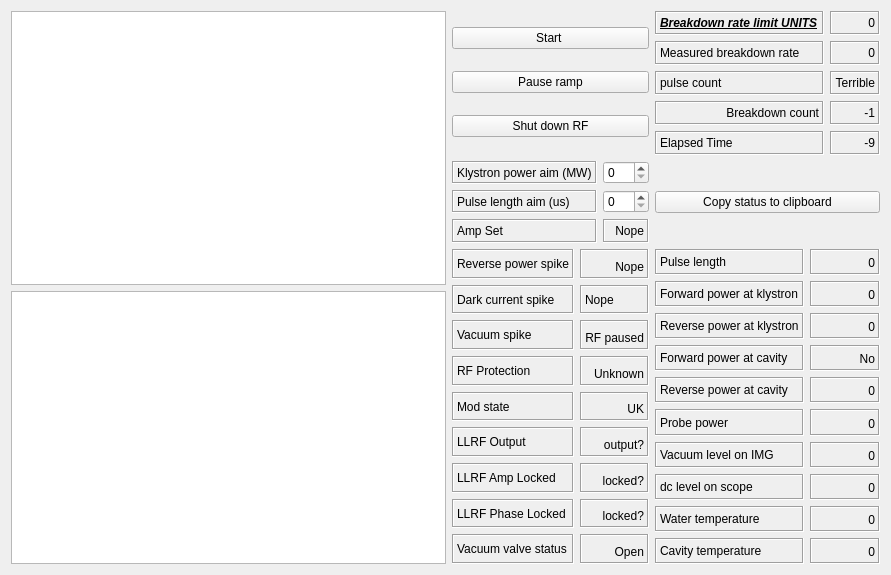
   <widget class="QWidget" name="layoutWidget">
    <property name="geometry">
     <rect>
      <x>51</x>
      <y>21</y>
      <width>891</width>
      <height>575</height>
     </rect>
    </property>
    <layout class="QGridLayout" name="gridLayout_6">
     <item row="2" column="2">
      <layout class="QGridLayout" name="gridLayout_2">
       <item row="6" column="1">
        <widget class="QLabel" name="vac_level_outputwidget">
         <property name="frameShape">
          <enum>QFrame::Box</enum>
         </property>
         <property name="frameShadow">
          <enum>QFrame::Sunken</enum>
         </property>
         <property name="text">
          <string>0</string>
         </property>
         <property name="alignment">
          <set>Qt::AlignAbsolute|Qt::AlignBottom|Qt::AlignCenter|Qt::AlignHCenter|Qt::AlignHorizontal_Mask|Qt::AlignJustify|Qt::AlignLeading|Qt::AlignLeft|Qt::AlignRight|Qt::AlignTop|Qt::AlignTrailing|Qt::AlignVCenter|Qt::AlignVertical_Mask</set>
         </property>
        </widget>
       </item>
       <item row="5" column="1">
        <widget class="QLabel" name="probe_power_outputwidget">
         <property name="frameShape">
          <enum>QFrame::Box</enum>
         </property>
         <property name="frameShadow">
          <enum>QFrame::Sunken</enum>
         </property>
         <property name="text">
          <string>0</string>
         </property>
         <property name="alignment">
          <set>Qt::AlignAbsolute|Qt::AlignBottom|Qt::AlignCenter|Qt::AlignHCenter|Qt::AlignHorizontal_Mask|Qt::AlignJustify|Qt::AlignLeading|Qt::AlignLeft|Qt::AlignRight|Qt::AlignTop|Qt::AlignTrailing|Qt::AlignVCenter|Qt::AlignVertical_Mask</set>
         </property>
        </widget>
       </item>
       <item row="6" column="0">
        <widget class="QLabel" name="vac_level_label">
         <property name="frameShape">
          <enum>QFrame::Box</enum>
         </property>
         <property name="frameShadow">
          <enum>QFrame::Sunken</enum>
         </property>
         <property name="text">
          <string>Vacuum level on IMG</string>
         </property>
         <property name="scaledContents">
          <bool>false</bool>
         </property>
        </widget>
       </item>
       <item row="9" column="1">
        <widget class="QLabel" name="cav_temp_outputwidget">
         <property name="frameShape">
          <enum>QFrame::Box</enum>
         </property>
         <property name="frameShadow">
          <enum>QFrame::Sunken</enum>
         </property>
         <property name="text">
          <string>0</string>
         </property>
         <property name="alignment">
          <set>Qt::AlignAbsolute|Qt::AlignBottom|Qt::AlignCenter|Qt::AlignHCenter|Qt::AlignHorizontal_Mask|Qt::AlignJustify|Qt::AlignLeading|Qt::AlignLeft|Qt::AlignRight|Qt::AlignTop|Qt::AlignTrailing|Qt::AlignVCenter|Qt::AlignVertical_Mask</set>
         </property>
        </widget>
       </item>
       <item row="9" column="0">
        <widget class="QLabel" name="cav_temp_label">
         <property name="frameShape">
          <enum>QFrame::Box</enum>
         </property>
         <property name="frameShadow">
          <enum>QFrame::Sunken</enum>
         </property>
         <property name="text">
          <string>Cavity temperature</string>
         </property>
         <property name="scaledContents">
          <bool>false</bool>
         </property>
        </widget>
       </item>
       <item row="0" column="1">
        <widget class="QLabel" name="pulse_length_outputwidget">
         <property name="frameShape">
          <enum>QFrame::Box</enum>
         </property>
         <property name="frameShadow">
          <enum>QFrame::Sunken</enum>
         </property>
         <property name="text">
          <string>0</string>
         </property>
         <property name="scaledContents">
          <bool>false</bool>
         </property>
         <property name="alignment">
          <set>Qt::AlignBottom|Qt::AlignRight|Qt::AlignTrailing</set>
         </property>
         <property name="indent">
          <number>-1</number>
         </property>
        </widget>
       </item>
       <item row="4" column="0">
        <widget class="QLabel" name="rev_cav_power_label">
         <property name="frameShape">
          <enum>QFrame::Box</enum>
         </property>
         <property name="frameShadow">
          <enum>QFrame::Sunken</enum>
         </property>
         <property name="text">
          <string>Reverse power at cavity</string>
         </property>
         <property name="scaledContents">
          <bool>false</bool>
         </property>
        </widget>
       </item>
       <item row="8" column="1">
        <widget class="QLabel" name="water_temp_outputwidget">
         <property name="frameShape">
          <enum>QFrame::Box</enum>
         </property>
         <property name="frameShadow">
          <enum>QFrame::Sunken</enum>
         </property>
         <property name="text">
          <string>0</string>
         </property>
         <property name="alignment">
          <set>Qt::AlignAbsolute|Qt::AlignBottom|Qt::AlignCenter|Qt::AlignHCenter|Qt::AlignHorizontal_Mask|Qt::AlignJustify|Qt::AlignLeading|Qt::AlignLeft|Qt::AlignRight|Qt::AlignTop|Qt::AlignTrailing|Qt::AlignVCenter|Qt::AlignVertical_Mask</set>
         </property>
        </widget>
       </item>
       <item row="1" column="1">
        <widget class="QLabel" name="fwd_kly_power_outputwidget">
         <property name="frameShape">
          <enum>QFrame::Box</enum>
         </property>
         <property name="frameShadow">
          <enum>QFrame::Sunken</enum>
         </property>
         <property name="text">
          <string>0</string>
         </property>
         <property name="alignment">
          <set>Qt::AlignAbsolute|Qt::AlignBottom|Qt::AlignCenter|Qt::AlignHCenter|Qt::AlignHorizontal_Mask|Qt::AlignJustify|Qt::AlignLeading|Qt::AlignLeft|Qt::AlignRight|Qt::AlignTop|Qt::AlignTrailing|Qt::AlignVCenter|Qt::AlignVertical_Mask</set>
         </property>
        </widget>
       </item>
       <item row="0" column="0">
        <widget class="QLabel" name="pulse_length_label">
         <property name="frameShape">
          <enum>QFrame::Box</enum>
         </property>
         <property name="frameShadow">
          <enum>QFrame::Sunken</enum>
         </property>
         <property name="text">
          <string>Pulse length</string>
         </property>
         <property name="scaledContents">
          <bool>false</bool>
         </property>
        </widget>
       </item>
       <item row="8" column="0">
        <widget class="QLabel" name="water_temp_label">
         <property name="frameShape">
          <enum>QFrame::Box</enum>
         </property>
         <property name="frameShadow">
          <enum>QFrame::Sunken</enum>
         </property>
         <property name="text">
          <string>Water temperature</string>
         </property>
         <property name="scaledContents">
          <bool>false</bool>
         </property>
        </widget>
       </item>
       <item row="2" column="1">
        <widget class="QLabel" name="rev_kly_power_outputwidget">
         <property name="frameShape">
          <enum>QFrame::Box</enum>
         </property>
         <property name="frameShadow">
          <enum>QFrame::Sunken</enum>
         </property>
         <property name="text">
          <string>0</string>
         </property>
         <property name="alignment">
          <set>Qt::AlignAbsolute|Qt::AlignBottom|Qt::AlignCenter|Qt::AlignHCenter|Qt::AlignHorizontal_Mask|Qt::AlignJustify|Qt::AlignLeading|Qt::AlignLeft|Qt::AlignRight|Qt::AlignTop|Qt::AlignTrailing|Qt::AlignVCenter|Qt::AlignVertical_Mask</set>
         </property>
        </widget>
       </item>
       <item row="4" column="1">
        <widget class="QLabel" name="rev_cav_power_outputwidget">
         <property name="frameShape">
          <enum>QFrame::Box</enum>
         </property>
         <property name="frameShadow">
          <enum>QFrame::Sunken</enum>
         </property>
         <property name="text">
          <string>0</string>
         </property>
         <property name="alignment">
          <set>Qt::AlignAbsolute|Qt::AlignBottom|Qt::AlignCenter|Qt::AlignHCenter|Qt::AlignHorizontal_Mask|Qt::AlignJustify|Qt::AlignLeading|Qt::AlignLeft|Qt::AlignRight|Qt::AlignTop|Qt::AlignTrailing|Qt::AlignVCenter|Qt::AlignVertical_Mask</set>
         </property>
        </widget>
       </item>
       <item row="1" column="0">
        <widget class="QLabel" name="fwd_kly_power_label">
         <property name="frameShape">
          <enum>QFrame::Box</enum>
         </property>
         <property name="frameShadow">
          <enum>QFrame::Sunken</enum>
         </property>
         <property name="text">
          <string>Forward power at klystron</string>
         </property>
         <property name="scaledContents">
          <bool>false</bool>
         </property>
        </widget>
       </item>
       <item row="2" column="0">
        <widget class="QLabel" name="rev_kly_power_label">
         <property name="frameShape">
          <enum>QFrame::Box</enum>
         </property>
         <property name="frameShadow">
          <enum>QFrame::Sunken</enum>
         </property>
         <property name="text">
          <string>Reverse power at klystron</string>
         </property>
         <property name="scaledContents">
          <bool>false</bool>
         </property>
        </widget>
       </item>
       <item row="3" column="1">
        <widget class="QLabel" name="fwd_cav_power_outputwidget">
         <property name="frameShape">
          <enum>QFrame::Box</enum>
         </property>
         <property name="frameShadow">
          <enum>QFrame::Sunken</enum>
         </property>
         <property name="text">
          <string>No</string>
         </property>
         <property name="alignment">
          <set>Qt::AlignAbsolute|Qt::AlignBottom|Qt::AlignCenter|Qt::AlignHCenter|Qt::AlignHorizontal_Mask|Qt::AlignJustify|Qt::AlignLeading|Qt::AlignLeft|Qt::AlignRight|Qt::AlignTop|Qt::AlignTrailing|Qt::AlignVCenter|Qt::AlignVertical_Mask</set>
         </property>
        </widget>
       </item>
       <item row="3" column="0">
        <widget class="QLabel" name="fwd_cav_power_label">
         <property name="frameShape">
          <enum>QFrame::Box</enum>
         </property>
         <property name="frameShadow">
          <enum>QFrame::Sunken</enum>
         </property>
         <property name="text">
          <string>Forward power at cavity</string>
         </property>
         <property name="scaledContents">
          <bool>false</bool>
         </property>
        </widget>
       </item>
       <item row="5" column="0">
        <widget class="QLabel" name="probe_power_label">
         <property name="frameShape">
          <enum>QFrame::Box</enum>
         </property>
         <property name="frameShadow">
          <enum>QFrame::Sunken</enum>
         </property>
         <property name="text">
          <string>Probe power</string>
         </property>
         <property name="scaledContents">
          <bool>false</bool>
         </property>
        </widget>
       </item>
       <item row="7" column="0">
        <widget class="QLabel" name="dc_level_label">
         <property name="frameShape">
          <enum>QFrame::Box</enum>
         </property>
         <property name="frameShadow">
          <enum>QFrame::Sunken</enum>
         </property>
         <property name="text">
          <string>dc level on scope</string>
         </property>
         <property name="scaledContents">
          <bool>false</bool>
         </property>
        </widget>
       </item>
       <item row="7" column="1">
        <widget class="QLabel" name="dc_level_outputwidget">
         <property name="frameShape">
          <enum>QFrame::Box</enum>
         </property>
         <property name="frameShadow">
          <enum>QFrame::Sunken</enum>
         </property>
         <property name="text">
          <string>0</string>
         </property>
         <property name="alignment">
          <set>Qt::AlignAbsolute|Qt::AlignBottom|Qt::AlignCenter|Qt::AlignHCenter|Qt::AlignHorizontal_Mask|Qt::AlignJustify|Qt::AlignLeading|Qt::AlignLeft|Qt::AlignRight|Qt::AlignTop|Qt::AlignTrailing|Qt::AlignVCenter|Qt::AlignVertical_Mask</set>
         </property>
        </widget>
       </item>
      </layout>
     </item>
     <item row="0" column="2">
      <layout class="QGridLayout" name="gridLayout_4">
       <item row="0" column="0">
        <widget class="QLabel" name="breakdown_rate_limit_label">
         <property name="font">
          <font>
           <weight>75</weight>
           <italic>true</italic>
           <bold>true</bold>
           <underline>true</underline>
          </font>
         </property>
         <property name="frameShape">
          <enum>QFrame::Box</enum>
         </property>
         <property name="frameShadow">
          <enum>QFrame::Sunken</enum>
         </property>
         <property name="text">
          <string>Breakdown rate limit UNITS</string>
         </property>
         <property name="scaledContents">
          <bool>false</bool>
         </property>
        </widget>
       </item>
       <item row="1" column="0">
        <widget class="QLabel" name="measured_breakdown_rate_label">
         <property name="frameShape">
          <enum>QFrame::Box</enum>
         </property>
         <property name="frameShadow">
          <enum>QFrame::Sunken</enum>
         </property>
         <property name="text">
          <string>Measured breakdown rate</string>
         </property>
         <property name="scaledContents">
          <bool>false</bool>
         </property>
        </widget>
       </item>
       <item row="2" column="0">
        <widget class="QLabel" name="pulse_count_label">
         <property name="font">
          <font>
           <weight>50</weight>
           <italic>false</italic>
           <bold>false</bold>
           <underline>false</underline>
          </font>
         </property>
         <property name="frameShape">
          <enum>QFrame::Box</enum>
         </property>
         <property name="frameShadow">
          <enum>QFrame::Sunken</enum>
         </property>
         <property name="text">
          <string>pulse count</string>
         </property>
         <property name="scaledContents">
          <bool>false</bool>
         </property>
        </widget>
       </item>
       <item row="0" column="1">
        <widget class="QLabel" name="breakdown_rate_limit_outputwidget">
         <property name="frameShape">
          <enum>QFrame::Box</enum>
         </property>
         <property name="frameShadow">
          <enum>QFrame::Sunken</enum>
         </property>
         <property name="text">
          <string>0</string>
         </property>
         <property name="alignment">
          <set>Qt::AlignAbsolute|Qt::AlignBottom|Qt::AlignCenter|Qt::AlignHCenter|Qt::AlignHorizontal_Mask|Qt::AlignJustify|Qt::AlignLeading|Qt::AlignLeft|Qt::AlignRight|Qt::AlignTop|Qt::AlignTrailing|Qt::AlignVCenter|Qt::AlignVertical_Mask</set>
         </property>
        </widget>
       </item>
       <item row="1" column="1">
        <widget class="QLabel" name="measured_breakdown_rate_outputwidget">
         <property name="frameShape">
          <enum>QFrame::Box</enum>
         </property>
         <property name="frameShadow">
          <enum>QFrame::Sunken</enum>
         </property>
         <property name="text">
          <string>0</string>
         </property>
         <property name="alignment">
          <set>Qt::AlignAbsolute|Qt::AlignBottom|Qt::AlignCenter|Qt::AlignHCenter|Qt::AlignHorizontal_Mask|Qt::AlignJustify|Qt::AlignLeading|Qt::AlignLeft|Qt::AlignRight|Qt::AlignTop|Qt::AlignTrailing|Qt::AlignVCenter|Qt::AlignVertical_Mask</set>
         </property>
        </widget>
       </item>
       <item row="2" column="1">
        <widget class="QLabel" name="pulse_count_outputwidget">
         <property name="frameShape">
          <enum>QFrame::Box</enum>
         </property>
         <property name="frameShadow">
          <enum>QFrame::Sunken</enum>
         </property>
         <property name="text">
          <string>Terrible</string>
         </property>
         <property name="alignment">
          <set>Qt::AlignAbsolute|Qt::AlignBottom|Qt::AlignCenter|Qt::AlignHCenter|Qt::AlignHorizontal_Mask|Qt::AlignJustify|Qt::AlignLeading|Qt::AlignLeft|Qt::AlignRight|Qt::AlignTop|Qt::AlignTrailing|Qt::AlignVCenter|Qt::AlignVertical_Mask</set>
         </property>
        </widget>
       </item>
       <item row="3" column="0">
        <widget class="QLabel" name="breakdown_count_label">
         <property name="frameShape">
          <enum>QFrame::Box</enum>
         </property>
         <property name="frameShadow">
          <enum>QFrame::Sunken</enum>
         </property>
         <property name="text">
          <string>Breakdown count</string>
         </property>
         <property name="alignment">
          <set>Qt::AlignAbsolute|Qt::AlignBottom|Qt::AlignCenter|Qt::AlignHCenter|Qt::AlignHorizontal_Mask|Qt::AlignJustify|Qt::AlignLeading|Qt::AlignLeft|Qt::AlignRight|Qt::AlignTop|Qt::AlignTrailing|Qt::AlignVCenter|Qt::AlignVertical_Mask</set>
         </property>
        </widget>
       </item>
       <item row="4" column="0">
        <widget class="QLabel" name="elapse_time_label">
         <property name="frameShape">
          <enum>QFrame::Box</enum>
         </property>
         <property name="frameShadow">
          <enum>QFrame::Sunken</enum>
         </property>
         <property name="text">
          <string>Elapsed Time</string>
         </property>
         <property name="scaledContents">
          <bool>false</bool>
         </property>
        </widget>
       </item>
       <item row="3" column="1">
        <widget class="QLabel" name="breakdown_count_outputwidget">
         <property name="frameShape">
          <enum>QFrame::Box</enum>
         </property>
         <property name="frameShadow">
          <enum>QFrame::Sunken</enum>
         </property>
         <property name="text">
          <string>-1</string>
         </property>
         <property name="alignment">
          <set>Qt::AlignAbsolute|Qt::AlignBottom|Qt::AlignCenter|Qt::AlignHCenter|Qt::AlignHorizontal_Mask|Qt::AlignJustify|Qt::AlignLeading|Qt::AlignLeft|Qt::AlignRight|Qt::AlignTop|Qt::AlignTrailing|Qt::AlignVCenter|Qt::AlignVertical_Mask</set>
         </property>
        </widget>
       </item>
       <item row="4" column="1">
        <widget class="QLabel" name="elapsed_time_outputwidget">
         <property name="frameShape">
          <enum>QFrame::Box</enum>
         </property>
         <property name="frameShadow">
          <enum>QFrame::Sunken</enum>
         </property>
         <property name="text">
          <string>-9</string>
         </property>
         <property name="alignment">
          <set>Qt::AlignAbsolute|Qt::AlignBottom|Qt::AlignCenter|Qt::AlignHCenter|Qt::AlignHorizontal_Mask|Qt::AlignJustify|Qt::AlignLeading|Qt::AlignLeft|Qt::AlignRight|Qt::AlignTop|Qt::AlignTrailing|Qt::AlignVCenter|Qt::AlignVertical_Mask</set>
         </property>
        </widget>
       </item>
      </layout>
     </item>
     <item row="1" column="2">
      <widget class="QPushButton" name="copy_to_clipboard_button">
       <property name="toolTip">
        <string>For the log!</string>
       </property>
       <property name="text">
        <string>Copy status to clipboard</string>
       </property>
       <property name="checkable">
        <bool>false</bool>
       </property>
      </widget>
     </item>
     <item row="2" column="1">
      <layout class="QGridLayout" name="gridLayout_3">
       <item row="5" column="0">
        <widget class="QLabel" name="llrf_output_label">
         <property name="frameShape">
          <enum>QFrame::Box</enum>
         </property>
         <property name="frameShadow">
          <enum>QFrame::Sunken</enum>
         </property>
         <property name="text">
          <string>LLRF Output</string>
         </property>
         <property name="scaledContents">
          <bool>false</bool>
         </property>
        </widget>
       </item>
       <item row="2" column="0">
        <widget class="QLabel" name="vac_spike_label">
         <property name="frameShape">
          <enum>QFrame::Box</enum>
         </property>
         <property name="frameShadow">
          <enum>QFrame::Sunken</enum>
         </property>
         <property name="text">
          <string>Vacuum spike</string>
         </property>
         <property name="scaledContents">
          <bool>false</bool>
         </property>
        </widget>
       </item>
       <item row="2" column="1" colspan="2">
        <widget class="QLabel" name="vac_spike_status_outputwidget">
         <property name="frameShape">
          <enum>QFrame::Box</enum>
         </property>
         <property name="frameShadow">
          <enum>QFrame::Sunken</enum>
         </property>
         <property name="text">
          <string>RF paused</string>
         </property>
         <property name="alignment">
          <set>Qt::AlignAbsolute|Qt::AlignBottom|Qt::AlignCenter|Qt::AlignHCenter|Qt::AlignHorizontal_Mask|Qt::AlignJustify|Qt::AlignLeading|Qt::AlignLeft|Qt::AlignRight|Qt::AlignTop|Qt::AlignTrailing|Qt::AlignVCenter|Qt::AlignVertical_Mask</set>
         </property>
        </widget>
       </item>
       <item row="1" column="0">
        <widget class="QLabel" name="DC_spike_label">
         <property name="frameShape">
          <enum>QFrame::Box</enum>
         </property>
         <property name="frameShadow">
          <enum>QFrame::Sunken</enum>
         </property>
         <property name="text">
          <string>Dark current spike</string>
         </property>
         <property name="scaledContents">
          <bool>false</bool>
         </property>
        </widget>
       </item>
       <item row="3" column="0">
        <widget class="QLabel" name="RF_protection_label">
         <property name="frameShape">
          <enum>QFrame::Box</enum>
         </property>
         <property name="frameShadow">
          <enum>QFrame::Sunken</enum>
         </property>
         <property name="text">
          <string>RF Protection</string>
         </property>
         <property name="scaledContents">
          <bool>false</bool>
         </property>
        </widget>
       </item>
       <item row="1" column="1" colspan="2">
        <widget class="QLabel" name="DC_spike_status_outputwidget">
         <property name="frameShape">
          <enum>QFrame::Box</enum>
         </property>
         <property name="frameShadow">
          <enum>QFrame::Sunken</enum>
         </property>
         <property name="text">
          <string>Nope</string>
         </property>
         <property name="alignment">
          <set>Qt::AlignLeading|Qt::AlignLeft|Qt::AlignVCenter</set>
         </property>
        </widget>
       </item>
       <item row="3" column="1" colspan="2">
        <widget class="QLabel" name="RF_protection_outputwidget">
         <property name="frameShape">
          <enum>QFrame::Box</enum>
         </property>
         <property name="frameShadow">
          <enum>QFrame::Sunken</enum>
         </property>
         <property name="text">
          <string>Unknown</string>
         </property>
         <property name="alignment">
          <set>Qt::AlignAbsolute|Qt::AlignBottom|Qt::AlignCenter|Qt::AlignHCenter|Qt::AlignHorizontal_Mask|Qt::AlignJustify|Qt::AlignLeading|Qt::AlignLeft|Qt::AlignRight|Qt::AlignTop|Qt::AlignTrailing|Qt::AlignVCenter|Qt::AlignVertical_Mask</set>
         </property>
        </widget>
       </item>
       <item row="4" column="1" colspan="2">
        <widget class="QLabel" name="mod_state_outputwidget">
         <property name="frameShape">
          <enum>QFrame::Box</enum>
         </property>
         <property name="frameShadow">
          <enum>QFrame::Sunken</enum>
         </property>
         <property name="text">
          <string>UK</string>
         </property>
         <property name="alignment">
          <set>Qt::AlignAbsolute|Qt::AlignBottom|Qt::AlignCenter|Qt::AlignHCenter|Qt::AlignHorizontal_Mask|Qt::AlignJustify|Qt::AlignLeading|Qt::AlignLeft|Qt::AlignRight|Qt::AlignTop|Qt::AlignTrailing|Qt::AlignVCenter|Qt::AlignVertical_Mask</set>
         </property>
        </widget>
       </item>
       <item row="4" column="0">
        <widget class="QLabel" name="rf_mod_label">
         <property name="frameShape">
          <enum>QFrame::Box</enum>
         </property>
         <property name="frameShadow">
          <enum>QFrame::Sunken</enum>
         </property>
         <property name="text">
          <string>Mod state</string>
         </property>
         <property name="scaledContents">
          <bool>false</bool>
         </property>
        </widget>
       </item>
       <item row="6" column="0">
        <widget class="QLabel" name="llrf_ff_amp_locked_label">
         <property name="frameShape">
          <enum>QFrame::Box</enum>
         </property>
         <property name="frameShadow">
          <enum>QFrame::Sunken</enum>
         </property>
         <property name="text">
          <string>LLRF Amp Locked</string>
         </property>
         <property name="scaledContents">
          <bool>false</bool>
         </property>
        </widget>
       </item>
       <item row="5" column="1" colspan="2">
        <widget class="QLabel" name="llrf_output_outputwidget">
         <property name="frameShape">
          <enum>QFrame::Box</enum>
         </property>
         <property name="frameShadow">
          <enum>QFrame::Sunken</enum>
         </property>
         <property name="text">
          <string>output?</string>
         </property>
         <property name="alignment">
          <set>Qt::AlignAbsolute|Qt::AlignBottom|Qt::AlignCenter|Qt::AlignHCenter|Qt::AlignHorizontal_Mask|Qt::AlignJustify|Qt::AlignLeading|Qt::AlignLeft|Qt::AlignRight|Qt::AlignTop|Qt::AlignTrailing|Qt::AlignVCenter|Qt::AlignVertical_Mask</set>
         </property>
        </widget>
       </item>
       <item row="6" column="1" colspan="2">
        <widget class="QLabel" name="llrf_ff_amp_locked_outputwidget">
         <property name="frameShape">
          <enum>QFrame::Box</enum>
         </property>
         <property name="frameShadow">
          <enum>QFrame::Sunken</enum>
         </property>
         <property name="text">
          <string>locked?</string>
         </property>
         <property name="alignment">
          <set>Qt::AlignAbsolute|Qt::AlignBottom|Qt::AlignCenter|Qt::AlignHCenter|Qt::AlignHorizontal_Mask|Qt::AlignJustify|Qt::AlignLeading|Qt::AlignLeft|Qt::AlignRight|Qt::AlignTop|Qt::AlignTrailing|Qt::AlignVCenter|Qt::AlignVertical_Mask</set>
         </property>
        </widget>
       </item>
       <item row="0" column="0">
        <widget class="QLabel" name="rev_power_spike_label">
         <property name="frameShape">
          <enum>QFrame::Box</enum>
         </property>
         <property name="frameShadow">
          <enum>QFrame::Sunken</enum>
         </property>
         <property name="text">
          <string>Reverse power spike</string>
         </property>
         <property name="scaledContents">
          <bool>false</bool>
         </property>
        </widget>
       </item>
       <item row="7" column="1" colspan="2">
        <widget class="QLabel" name="llrf_ff_ph_locked_outputwidget">
         <property name="frameShape">
          <enum>QFrame::Box</enum>
         </property>
         <property name="frameShadow">
          <enum>QFrame::Sunken</enum>
         </property>
         <property name="text">
          <string>locked?</string>
         </property>
         <property name="alignment">
          <set>Qt::AlignAbsolute|Qt::AlignBottom|Qt::AlignCenter|Qt::AlignHCenter|Qt::AlignHorizontal_Mask|Qt::AlignJustify|Qt::AlignLeading|Qt::AlignLeft|Qt::AlignRight|Qt::AlignTop|Qt::AlignTrailing|Qt::AlignVCenter|Qt::AlignVertical_Mask</set>
         </property>
        </widget>
       </item>
       <item row="7" column="0">
        <widget class="QLabel" name="llrf_ff_ph_locked_label">
         <property name="frameShape">
          <enum>QFrame::Box</enum>
         </property>
         <property name="frameShadow">
          <enum>QFrame::Sunken</enum>
         </property>
         <property name="text">
          <string>LLRF Phase Locked</string>
         </property>
         <property name="scaledContents">
          <bool>false</bool>
         </property>
        </widget>
       </item>
       <item row="0" column="1" colspan="2">
        <widget class="QLabel" name="rev_power_spike_status_outputwidget">
         <property name="frameShape">
          <enum>QFrame::Box</enum>
         </property>
         <property name="frameShadow">
          <enum>QFrame::Sunken</enum>
         </property>
         <property name="text">
          <string>Nope</string>
         </property>
         <property name="scaledContents">
          <bool>false</bool>
         </property>
         <property name="alignment">
          <set>Qt::AlignBottom|Qt::AlignRight|Qt::AlignTrailing</set>
         </property>
         <property name="indent">
          <number>-1</number>
         </property>
        </widget>
       </item>
       <item row="8" column="0">
        <widget class="QLabel" name="vac_valve_status_label">
         <property name="frameShape">
          <enum>QFrame::Box</enum>
         </property>
         <property name="frameShadow">
          <enum>QFrame::Sunken</enum>
         </property>
         <property name="text">
          <string>Vacuum valve status</string>
         </property>
         <property name="scaledContents">
          <bool>false</bool>
         </property>
        </widget>
       </item>
       <item row="8" column="1" colspan="2">
        <widget class="QLabel" name="vac_valve_status_outputwidget">
         <property name="frameShape">
          <enum>QFrame::Box</enum>
         </property>
         <property name="frameShadow">
          <enum>QFrame::Sunken</enum>
         </property>
         <property name="text">
          <string>Open</string>
         </property>
         <property name="alignment">
          <set>Qt::AlignAbsolute|Qt::AlignBottom|Qt::AlignCenter|Qt::AlignHCenter|Qt::AlignHorizontal_Mask|Qt::AlignJustify|Qt::AlignLeading|Qt::AlignLeft|Qt::AlignRight|Qt::AlignTop|Qt::AlignTrailing|Qt::AlignVCenter|Qt::AlignVertical_Mask</set>
         </property>
        </widget>
       </item>
      </layout>
     </item>
     <item row="1" column="1">
      <layout class="QGridLayout" name="gridLayout">
       <item row="0" column="1">
        <widget class="QSpinBox" name="power_aim_input"/>
       </item>
       <item row="1" column="1">
        <widget class="QSpinBox" name="pulse_length_aim_input"/>
       </item>
       <item row="0" column="0">
        <widget class="QLabel" name="power_aim_label">
         <property name="frameShape">
          <enum>QFrame::Box</enum>
         </property>
         <property name="frameShadow">
          <enum>QFrame::Sunken</enum>
         </property>
         <property name="text">
          <string>Klystron power aim (MW)</string>
         </property>
        </widget>
       </item>
       <item row="1" column="0">
        <widget class="QLabel" name="pulse_length_aim_label">
         <property name="frameShape">
          <enum>QFrame::Box</enum>
         </property>
         <property name="frameShadow">
          <enum>QFrame::Sunken</enum>
         </property>
         <property name="text">
          <string>Pulse length aim (us)</string>
         </property>
        </widget>
       </item>
       <item row="3" column="0">
        <widget class="QLabel" name="amp_set_label">
         <property name="frameShape">
          <enum>QFrame::Box</enum>
         </property>
         <property name="frameShadow">
          <enum>QFrame::Sunken</enum>
         </property>
         <property name="text">
          <string>Amp Set</string>
         </property>
        </widget>
       </item>
       <item row="3" column="1">
        <widget class="QLabel" name="amp_set_outputwidget">
         <property name="frameShape">
          <enum>QFrame::Box</enum>
         </property>
         <property name="frameShadow">
          <enum>QFrame::Sunken</enum>
         </property>
         <property name="text">
          <string>Nope</string>
         </property>
         <property name="scaledContents">
          <bool>false</bool>
         </property>
         <property name="alignment">
          <set>Qt::AlignBottom|Qt::AlignRight|Qt::AlignTrailing</set>
         </property>
         <property name="indent">
          <number>-1</number>
         </property>
        </widget>
       </item>
      </layout>
     </item>
     <item row="0" column="0" rowspan="3">
      <layout class="QVBoxLayout" name="verticalLayout_2">
       <item>
        <widget class="PlotWidget" name="traces_plotwidget"/>
       </item>
       <item>
        <widget class="PlotWidget" name="power_vs_pulses_plotwidget"/>
       </item>
      </layout>
     </item>
     <item row="0" column="1">
      <layout class="QVBoxLayout" name="verticalLayout">
       <item>
        <widget class="QPushButton" name="start_button">
         <property name="text">
          <string>Start </string>
         </property>
        </widget>
       </item>
       <item>
        <widget class="QPushButton" name="pause_ramp_button">
         <property name="text">
          <string>Pause ramp</string>
         </property>
        </widget>
       </item>
       <item>
        <widget class="QPushButton" name="shutdown_rf_button">
         <property name="text">
          <string>Shut down RF</string>
         </property>
         <property name="checkable">
          <bool>false</bool>
         </property>
        </widget>
       </item>
      </layout>
     </item>
    </layout>
   </widget>
